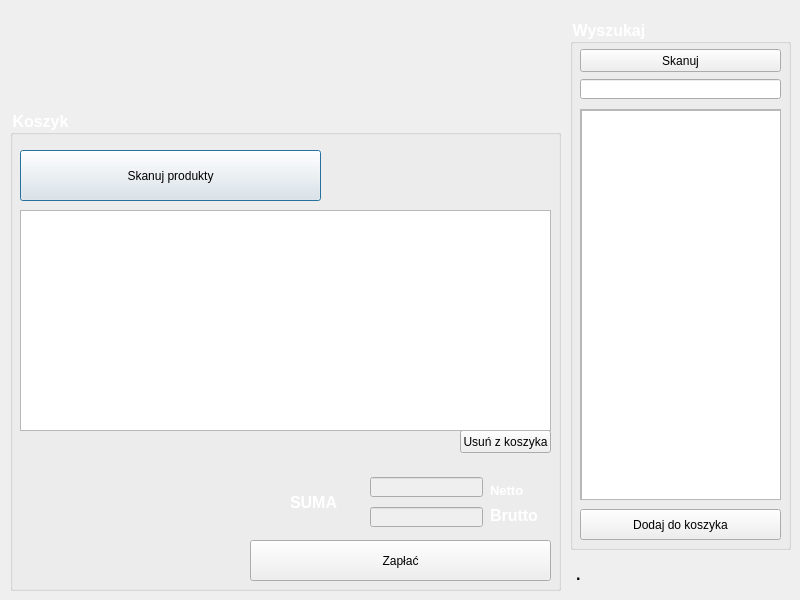
<?xml version="1.0" encoding="UTF-8"?>
<ui version="4.0">
 <class>SklepWindow</class>
 <widget class="QDialog" name="SklepWindow">
  <property name="geometry">
   <rect>
    <x>0</x>
    <y>0</y>
    <width>800</width>
    <height>600</height>
   </rect>
  </property>
  <property name="windowTitle">
   <string>ShoppedOUT - Sklep</string>
  </property>
  <property name="styleSheet">
   <string notr="true">#SklepWindow {border-image: url(:/img/Img/bg_dark.jpg);}</string>
  </property>
  <widget class="QGroupBox" name="koszykBox">
   <property name="geometry">
    <rect>
     <x>10</x>
     <y>110</y>
     <width>551</width>
     <height>481</height>
    </rect>
   </property>
   <property name="font">
    <font>
     <family>Arial</family>
     <pointsize>12</pointsize>
     <weight>75</weight>
     <bold>true</bold>
    </font>
   </property>
   <property name="styleSheet">
    <string notr="true">#koszykBox {color: white}
</string>
   </property>
   <property name="title">
    <string>Koszyk</string>
   </property>
   <widget class="QLabel" name="label_2">
    <property name="geometry">
     <rect>
      <x>280</x>
      <y>367</y>
      <width>51</width>
      <height>51</height>
     </rect>
    </property>
    <property name="font">
     <font>
      <family>Arial</family>
      <pointsize>12</pointsize>
      <weight>75</weight>
      <bold>true</bold>
     </font>
    </property>
    <property name="styleSheet">
     <string notr="true">color: white</string>
    </property>
    <property name="text">
     <string>SUMA</string>
    </property>
   </widget>
   <widget class="QPushButton" name="pushButton_3">
    <property name="geometry">
     <rect>
      <x>10</x>
      <y>40</y>
      <width>301</width>
      <height>51</height>
     </rect>
    </property>
    <property name="styleSheet">
     <string notr="true">#SklepWindow {border-image: url(:/img/Img/bg_dark.jpg);}</string>
    </property>
    <property name="text">
     <string>Skanuj produkty</string>
    </property>
   </widget>
   <widget class="QLineEdit" name="displayNetto">
    <property name="enabled">
     <bool>false</bool>
    </property>
    <property name="geometry">
     <rect>
      <x>360</x>
      <y>367</y>
      <width>113</width>
      <height>20</height>
     </rect>
    </property>
   </widget>
   <widget class="QLineEdit" name="displayBrutto">
    <property name="enabled">
     <bool>false</bool>
    </property>
    <property name="geometry">
     <rect>
      <x>360</x>
      <y>397</y>
      <width>113</width>
      <height>20</height>
     </rect>
    </property>
   </widget>
   <widget class="QLabel" name="label_3">
    <property name="geometry">
     <rect>
      <x>480</x>
      <y>370</y>
      <width>47</width>
      <height>20</height>
     </rect>
    </property>
    <property name="font">
     <font>
      <family>Arial</family>
      <pointsize>10</pointsize>
      <weight>75</weight>
      <bold>true</bold>
     </font>
    </property>
    <property name="styleSheet">
     <string notr="true">color: white
</string>
    </property>
    <property name="text">
     <string>Netto</string>
    </property>
   </widget>
   <widget class="QLabel" name="label_4">
    <property name="geometry">
     <rect>
      <x>480</x>
      <y>397</y>
      <width>47</width>
      <height>16</height>
     </rect>
    </property>
    <property name="font">
     <font>
      <family>Arial</family>
      <pointsize>12</pointsize>
      <weight>75</weight>
      <bold>true</bold>
     </font>
    </property>
    <property name="styleSheet">
     <string notr="true">color: white</string>
    </property>
    <property name="text">
     <string>Brutto</string>
    </property>
   </widget>
   <widget class="QPushButton" name="pushButton_4">
    <property name="geometry">
     <rect>
      <x>450</x>
      <y>320</y>
      <width>91</width>
      <height>23</height>
     </rect>
    </property>
    <property name="text">
     <string>Usuń z koszyka</string>
    </property>
   </widget>
   <widget class="QPushButton" name="pushButton_5">
    <property name="geometry">
     <rect>
      <x>240</x>
      <y>430</y>
      <width>301</width>
      <height>41</height>
     </rect>
    </property>
    <property name="text">
     <string>Zapłać</string>
    </property>
   </widget>
   <widget class="QTableWidget" name="itemsList">
    <property name="geometry">
     <rect>
      <x>10</x>
      <y>100</y>
      <width>531</width>
      <height>221</height>
     </rect>
    </property>
   </widget>
  </widget>
  <widget class="QGroupBox" name="wyszukajBox">
   <property name="geometry">
    <rect>
     <x>570</x>
     <y>19</y>
     <width>221</width>
     <height>531</height>
    </rect>
   </property>
   <property name="font">
    <font>
     <family>Arial</family>
     <pointsize>12</pointsize>
     <weight>75</weight>
     <bold>true</bold>
    </font>
   </property>
   <property name="styleSheet">
    <string notr="true">#wyszukajBox {color: white}
</string>
   </property>
   <property name="title">
    <string>Wyszukaj</string>
   </property>
   <widget class="QPushButton" name="pushButton">
    <property name="geometry">
     <rect>
      <x>10</x>
      <y>30</y>
      <width>201</width>
      <height>23</height>
     </rect>
    </property>
    <property name="text">
     <string>Skanuj</string>
    </property>
   </widget>
   <widget class="QLineEdit" name="lineEdit">
    <property name="geometry">
     <rect>
      <x>10</x>
      <y>60</y>
      <width>201</width>
      <height>20</height>
     </rect>
    </property>
   </widget>
   <widget class="QPushButton" name="pushButton_2">
    <property name="geometry">
     <rect>
      <x>10</x>
      <y>490</y>
      <width>201</width>
      <height>31</height>
     </rect>
    </property>
    <property name="text">
     <string>Dodaj do koszyka</string>
    </property>
   </widget>
   <widget class="QScrollArea" name="scrollArea">
    <property name="geometry">
     <rect>
      <x>10</x>
      <y>90</y>
      <width>201</width>
      <height>391</height>
     </rect>
    </property>
    <property name="widgetResizable">
     <bool>true</bool>
    </property>
    <widget class="QWidget" name="scrollAreaWidgetContents">
     <property name="geometry">
      <rect>
       <x>0</x>
       <y>0</y>
       <width>199</width>
       <height>389</height>
      </rect>
     </property>
     <widget class="QTableView" name="tableView">
      <property name="geometry">
       <rect>
        <x>0</x>
        <y>0</y>
        <width>201</width>
        <height>391</height>
       </rect>
      </property>
     </widget>
    </widget>
   </widget>
  </widget>
  <widget class="QLabel" name="StanPolaczenia">
   <property name="geometry">
    <rect>
     <x>576</x>
     <y>559</y>
     <width>211</width>
     <height>31</height>
    </rect>
   </property>
   <property name="font">
    <font>
     <family>Arial</family>
     <pointsize>12</pointsize>
     <weight>75</weight>
     <bold>true</bold>
    </font>
   </property>
   <property name="text">
    <string>.</string>
   </property>
  </widget>
 </widget>
 <resources/>
 <connections/>
</ui>
